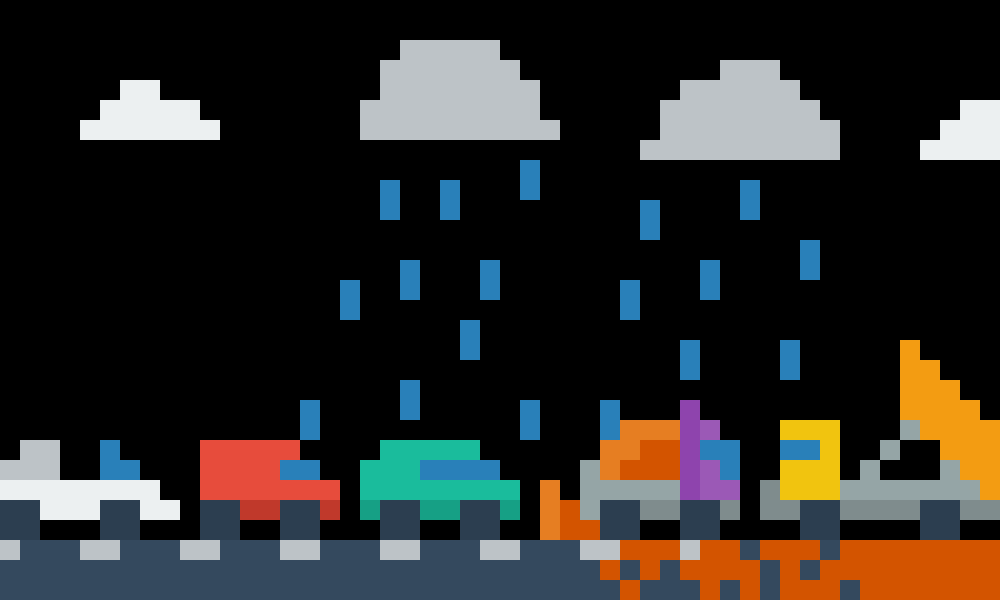

This game map was drawn from its Tiled (.tmx) file and the tilesets committed beside it. A one-line description and the trimmed map source follow:
An orthogonal 50x30 tile map with 20x20 px tiles, 1 tile layer (Tile Layer 1), 20 tilesets.

<map version="1.0" orientation="orthogonal" renderorder="right-down" width="50" height="30" tilewidth="20" tileheight="20" nextobjectid="1">
 <tileset firstgid="1" name="grass" tilewidth="20" tileheight="20">
  <image source="../img/tiles/grass.png" width="20" height="20" />
 </tileset>
 <tileset firstgid="2" name="grass_dark" tilewidth="20" tileheight="20">
  <image source="../img/tiles/grass_dark.png" width="20" height="20" />
 </tileset>
 <tileset firstgid="3" name="cloulds" tilewidth="20" tileheight="20">
  <image source="../img/tiles/cloulds.png" width="20" height="20" />
 </tileset>
 <tileset firstgid="4" name="clouds_dark" tilewidth="20" tileheight="20">
  <image source="../img/tiles/clouds_dark.png" width="20" height="20" />
 </tileset>
 <tileset firstgid="5" name="black" tilewidth="20" tileheight="20">
  <image source="../img/tiles/black.png" width="20" height="20" />
 </tileset>
 <tileset firstgid="6" name="black_dark" tilewidth="20" tileheight="20">
  <image source="../img/tiles/black_dark.png" width="20" height="20" />
 </tileset>
 <tileset firstgid="7" name="sky" tilewidth="20" tileheight="20">
  <image source="../img/tiles/sky.png" width="20" height="20" />
 </tileset>
 <tileset firstgid="8" name="sky_dark" tilewidth="20" tileheight="20">
  <image source="../img/tiles/sky_dark.png" width="20" height="20" />
 </tileset>
 <tileset firstgid="9" name="red" tilewidth="20" tileheight="20">
  <image source="../img/tiles/red.png" width="20" height="20" />
 </tileset>
 <tileset firstgid="10" name="red_dark" tilewidth="20" tileheight="20">
  <image source="../img/tiles/red_dark.png" width="20" height="20" />
 </tileset>
 <tileset firstgid="11" name="turquoise" tilewidth="20" tileheight="20">
  <image source="../img/tiles/turquoise.png" width="20" height="20" />
 </tileset>
 <tileset firstgid="12" name="turquoise_dark" tilewidth="20" tileheight="20">
  <image source="../img/tiles/turquoise_dark.png" width="20" height="20" />
 </tileset>
 <tileset firstgid="13" name="orange" tilewidth="20" tileheight="20">
  <image source="../img/tiles/orange.png" width="20" height="20" />
 </tileset>
 <tileset firstgid="14" name="orange_dark" tilewidth="20" tileheight="20">
  <image source="../img/tiles/orange_dark.png" width="20" height="20" />
 </tileset>
 <tileset firstgid="15" name="purple" tilewidth="20" tileheight="20">
  <image source="../img/tiles/purple.png" width="20" height="20" />
 </tileset>
 <tileset firstgid="16" name="purple_dark" tilewidth="20" tileheight="20">
  <image source="../img/tiles/purple_dark.png" width="20" height="20" />
 </tileset>
 <tileset firstgid="17" name="yellow" tilewidth="20" tileheight="20">
  <image source="../img/tiles/yellow.png" width="20" height="20" />
 </tileset>
 <tileset firstgid="18" name="yellow_dark" tilewidth="20" tileheight="20">
  <image source="../img/tiles/yellow_dark.png" width="20" height="20" />
 </tileset>
 <tileset firstgid="19" name="grey" tilewidth="20" tileheight="20">
  <image source="../img/tiles/grey.png" width="20" height="20" />
 </tileset>
 <tileset firstgid="20" name="grey_dark" tilewidth="20" tileheight="20">
  <image source="../img/tiles/grey_dark.png" width="20" height="20" />
 </tileset>
 <layer name="Tile Layer 1" width="50" height="30">
  <data>[1500 cells, 481 non-empty, 17 distinct tile ids]</data>
 </layer>
</map>
